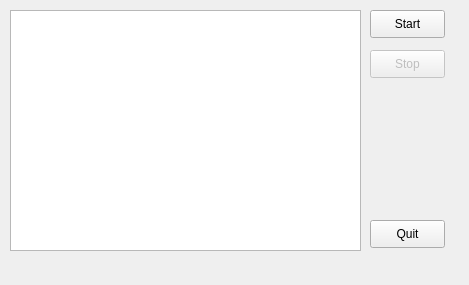
<ui version="4.0" >
 <class>svmacsgui</class>
 <widget class="QWidget" name="svmacsgui" >
  <property name="windowModality" >
   <enum>Qt::NonModal</enum>
  </property>
  <property name="geometry" >
   <rect>
    <x>0</x>
    <y>0</y>
    <width>469</width>
    <height>285</height>
   </rect>
  </property>
  <property name="sizePolicy" >
   <sizepolicy vsizetype="Fixed" hsizetype="Fixed" >
    <horstretch>0</horstretch>
    <verstretch>0</verstretch>
   </sizepolicy>
  </property>
  <property name="windowTitle" >
   <string>SVM Audio Classifier</string>
  </property>
  <widget class="QTextEdit" name="textEdit" >
   <property name="geometry" >
    <rect>
     <x>10</x>
     <y>10</y>
     <width>351</width>
     <height>241</height>
    </rect>
   </property>
  </widget>
  <widget class="QPushButton" name="startButton" >
   <property name="geometry" >
    <rect>
     <x>370</x>
     <y>10</y>
     <width>75</width>
     <height>28</height>
    </rect>
   </property>
   <property name="text" >
    <string>Start</string>
   </property>
  </widget>
  <widget class="QPushButton" name="stopButton" >
   <property name="enabled" >
    <bool>false</bool>
   </property>
   <property name="geometry" >
    <rect>
     <x>370</x>
     <y>50</y>
     <width>75</width>
     <height>28</height>
    </rect>
   </property>
   <property name="text" >
    <string>Stop</string>
   </property>
  </widget>
  <widget class="QPushButton" name="quitButton" >
   <property name="geometry" >
    <rect>
     <x>370</x>
     <y>220</y>
     <width>75</width>
     <height>28</height>
    </rect>
   </property>
   <property name="text" >
    <string>Quit</string>
   </property>
  </widget>
 </widget>
 <resources/>
 <connections/>
</ui>
